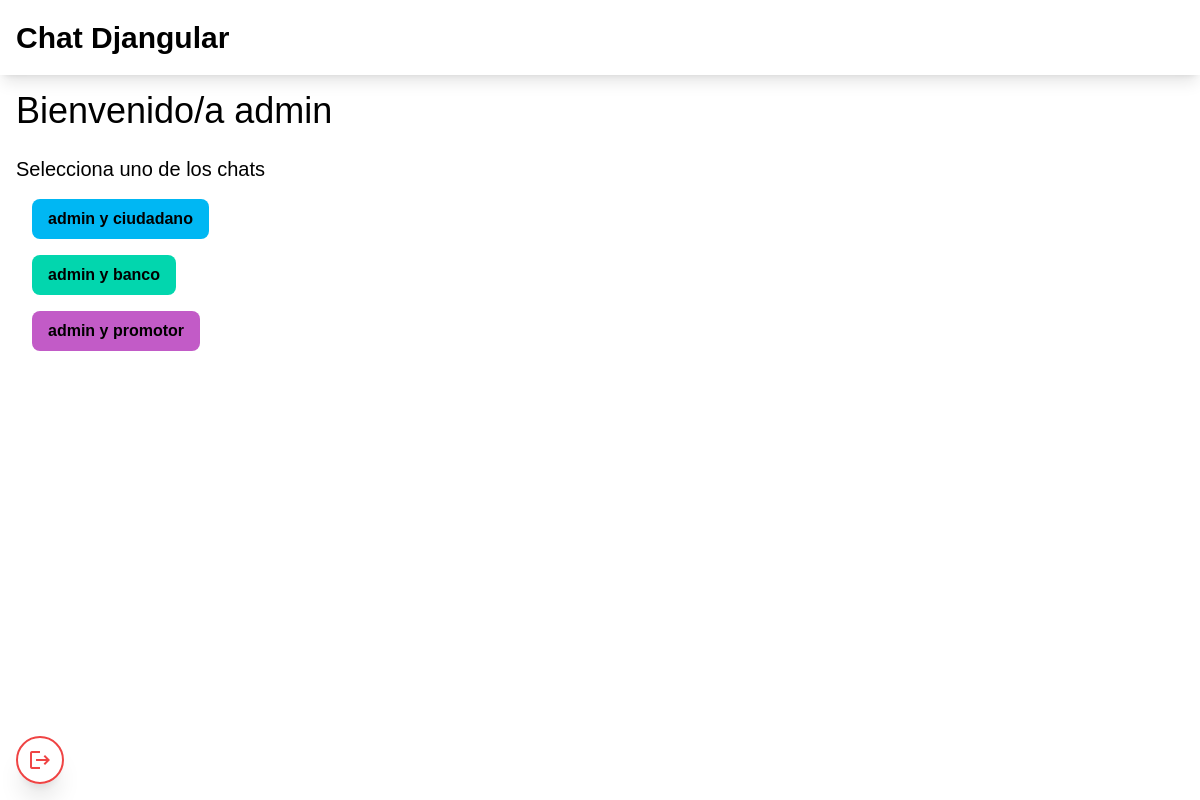
The app's page / (signed in) with its own data.
### ChatApp/models.py (models this page shows, shortened)
class Chat(models.Model):
    name = models.CharField(max_length=255,default='Chat')
    participants = models.ManyToManyField(User, related_name='chats', verbose_name='Participantes')
    is_group_chat = models.BooleanField(default=False, verbose_name='Es chat grupal')

### ChatApp/views.py (the view)
# urls.py: path('', home, name='home'),
@login_required
def home(request):
    chats = Chat.objects.filter(participants=request.user)
    return render(request, 'chat/home.html', {'chats':chats})

### ChatApp/templates/chat/home.html (shortened to what this page needs)
{% extends 'base.html' %}
{% block content %}
  {% if request.user.is_authenticated %}
    <a class="fixed flex items-center justify-center text-red-500 transition duration-300 border-2 border-red-500 rounded-full shadow-xl bottom-4 left-4 hover:bg-red-500 hover:text-white material-icons size-12" href="{% url 'account_logout' %}">logout</a>
  {% endif %}
  <section class="">
    <h2 class="text-4xl">Bienvenido/a {{ user }}</h2>
    <h3 class="mt-6 text-xl">Selecciona uno de los chats</h3>
    <section class="flex flex-col p-4 gap-y-4">
      {% for chat in chats %}
        {% if 'ciudadano' in chat.name %}
          <a href="{% url 'chat' chat.id %}" class="px-4 py-2 font-semibold rounded-lg bg-process_cyan-500 w-fit">{{ chat.name }}</a>
        {% elif 'promotor' in chat.name %}
          <a href="{% url 'chat' chat.id %}" class="px-4 py-2 font-semibold rounded-lg bg-steel_pink-500 w-fit">{{ chat.name }}</a>
        {% else %}
          <a href="{% url 'chat' chat.id %}" class="px-4 py-2 font-semibold rounded-lg bg-turquoise-500 w-fit">{{ chat.name }}</a>
        {% endif %}
      {% endfor %}
    </section>
  </section>
{% endblock %}

### records on screen
Chat: name "admin y ciudadano"
Chat: name "admin y banco"
Chat: name "admin y promotor"

### other values on screen
{{ user }} "admin"
